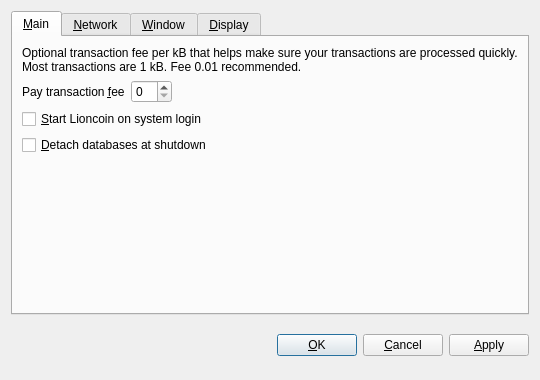
<?xml version="1.0" encoding="UTF-8"?>
<ui version="4.0">
 <class>OptionsDialog</class>
 <widget class="QDialog" name="OptionsDialog">
  <property name="geometry">
   <rect>
    <x>0</x>
    <y>0</y>
    <width>540</width>
    <height>380</height>
   </rect>
  </property>
  <property name="windowTitle">
   <string>Options</string>
  </property>
  <property name="modal">
   <bool>true</bool>
  </property>
  <layout class="QVBoxLayout" name="verticalLayout">
   <item>
    <widget class="QTabWidget" name="tabWidget">
     <property name="tabPosition">
      <enum>QTabWidget::North</enum>
     </property>
     <property name="currentIndex">
      <number>0</number>
     </property>
     <widget class="QWidget" name="tabMain">
      <attribute name="title">
       <string>&amp;Main</string>
      </attribute>
      <layout class="QVBoxLayout" name="verticalLayout_Main">
       <item>
        <widget class="QLabel" name="transactionFeeInfoLabel">
         <property name="text">
          <string>Optional transaction fee per kB that helps make sure your transactions are processed quickly. Most transactions are 1 kB. Fee 0.01 recommended.</string>
         </property>
         <property name="textFormat">
          <enum>Qt::PlainText</enum>
         </property>
         <property name="wordWrap">
          <bool>true</bool>
         </property>
        </widget>
       </item>
       <item>
        <layout class="QHBoxLayout" name="horizontalLayout_Main">
         <item>
          <widget class="QLabel" name="transactionFeeLabel">
           <property name="text">
            <string>Pay transaction &amp;fee</string>
           </property>
           <property name="textFormat">
            <enum>Qt::PlainText</enum>
           </property>
           <property name="buddy">
            <cstring>transactionFee</cstring>
           </property>
          </widget>
         </item>
         <item>
          <widget class="BitcoinAmountField" name="transactionFee"/>
         </item>
         <item>
          <spacer name="horizontalSpacer_Main">
           <property name="orientation">
            <enum>Qt::Horizontal</enum>
           </property>
           <property name="sizeHint" stdset="0">
            <size>
             <width>40</width>
             <height>20</height>
            </size>
           </property>
          </spacer>
         </item>
        </layout>
       </item>
       <item>
        <widget class="QCheckBox" name="bitcoinAtStartup">
         <property name="toolTip">
          <string>Automatically start Lioncoin after logging in to the system.</string>
         </property>
         <property name="text">
          <string>&amp;Start Lioncoin on system login</string>
         </property>
        </widget>
       </item>
       <item>
        <widget class="QCheckBox" name="detachDatabases">
         <property name="toolTip">
          <string>Detach block and address databases at shutdown. This means they can be moved to another data directory, but it slows down shutdown. The wallet is always detached.</string>
         </property>
         <property name="text">
          <string>&amp;Detach databases at shutdown</string>
         </property>
        </widget>
       </item>
       <item>
        <spacer name="verticalSpacer_Main">
         <property name="orientation">
          <enum>Qt::Vertical</enum>
         </property>
         <property name="sizeHint" stdset="0">
          <size>
           <width>20</width>
           <height>40</height>
          </size>
         </property>
        </spacer>
       </item>
      </layout>
     </widget>
     <widget class="QWidget" name="tabNetwork">
      <attribute name="title">
       <string>&amp;Network</string>
      </attribute>
      <layout class="QVBoxLayout" name="verticalLayout_Network">
       <item>
        <widget class="QCheckBox" name="mapPortUpnp">
         <property name="toolTip">
          <string>Automatically open the Lioncoin client port on the router. This only works when your router supports UPnP and it is enabled.</string>
         </property>
         <property name="text">
          <string>Map port using &amp;UPnP</string>
         </property>
        </widget>
       </item>
       <item>
        <widget class="QCheckBox" name="connectSocks">
         <property name="toolTip">
          <string>Connect to the Lioncoin network through a SOCKS proxy (e.g. when connecting through Tor).</string>
         </property>
         <property name="text">
          <string>&amp;Connect through SOCKS proxy:</string>
         </property>
        </widget>
       </item>
       <item>
        <layout class="QHBoxLayout" name="horizontalLayout_Network">
         <item>
          <widget class="QLabel" name="proxyIpLabel">
           <property name="text">
            <string>Proxy &amp;IP:</string>
           </property>
           <property name="textFormat">
            <enum>Qt::PlainText</enum>
           </property>
           <property name="buddy">
            <cstring>proxyIp</cstring>
           </property>
          </widget>
         </item>
         <item>
          <widget class="QValidatedLineEdit" name="proxyIp">
           <property name="maximumSize">
            <size>
             <width>140</width>
             <height>16777215</height>
            </size>
           </property>
           <property name="toolTip">
            <string>IP address of the proxy (e.g. 127.0.0.1)</string>
           </property>
          </widget>
         </item>
         <item>
          <widget class="QLabel" name="proxyPortLabel">
           <property name="text">
            <string>&amp;Port:</string>
           </property>
           <property name="textFormat">
            <enum>Qt::PlainText</enum>
           </property>
           <property name="buddy">
            <cstring>proxyPort</cstring>
           </property>
          </widget>
         </item>
         <item>
          <widget class="QLineEdit" name="proxyPort">
           <property name="maximumSize">
            <size>
             <width>55</width>
             <height>16777215</height>
            </size>
           </property>
           <property name="toolTip">
            <string>Port of the proxy (e.g. 9050)</string>
           </property>
          </widget>
         </item>
         <item>
          <widget class="QLabel" name="socksVersionLabel">
           <property name="text">
            <string>SOCKS &amp;Version:</string>
           </property>
           <property name="textFormat">
            <enum>Qt::PlainText</enum>
           </property>
           <property name="buddy">
            <cstring>socksVersion</cstring>
           </property>
          </widget>
         </item>
         <item>
          <widget class="QValueComboBox" name="socksVersion">
           <property name="toolTip">
            <string>SOCKS version of the proxy (e.g. 5)</string>
           </property>
          </widget>
         </item>
         <item>
          <spacer name="horizontalSpacer_Network">
           <property name="orientation">
            <enum>Qt::Horizontal</enum>
           </property>
           <property name="sizeHint" stdset="0">
            <size>
             <width>40</width>
             <height>20</height>
            </size>
           </property>
          </spacer>
         </item>
        </layout>
       </item>
       <item>
        <spacer name="verticalSpacer_Network">
         <property name="orientation">
          <enum>Qt::Vertical</enum>
         </property>
         <property name="sizeHint" stdset="0">
          <size>
           <width>20</width>
           <height>40</height>
          </size>
         </property>
        </spacer>
       </item>
      </layout>
     </widget>
     <widget class="QWidget" name="tabWindow">
      <attribute name="title">
       <string>&amp;Window</string>
      </attribute>
      <layout class="QVBoxLayout" name="verticalLayout_Window">
       <item>
        <widget class="QCheckBox" name="minimizeToTray">
         <property name="toolTip">
          <string>Show only a tray icon after minimizing the window.</string>
         </property>
         <property name="text">
          <string>&amp;Minimize to the tray instead of the taskbar</string>
         </property>
        </widget>
       </item>
       <item>
        <widget class="QCheckBox" name="minimizeOnClose">
         <property name="toolTip">
          <string>Minimize instead of exit the application when the window is closed. When this option is enabled, the application will be closed only after selecting Quit in the menu.</string>
         </property>
         <property name="text">
          <string>M&amp;inimize on close</string>
         </property>
        </widget>
       </item>
       <item>
        <spacer name="verticalSpacer_Window">
         <property name="orientation">
          <enum>Qt::Vertical</enum>
         </property>
         <property name="sizeHint" stdset="0">
          <size>
           <width>20</width>
           <height>40</height>
          </size>
         </property>
        </spacer>
       </item>
      </layout>
     </widget>
     <widget class="QWidget" name="tabDisplay">
      <attribute name="title">
       <string>&amp;Display</string>
      </attribute>
      <layout class="QVBoxLayout" name="verticalLayout_Display">
       <item>
        <layout class="QHBoxLayout" name="horizontalLayout_1_Display">
         <item>
          <widget class="QLabel" name="langLabel">
           <property name="text">
            <string>User Interface &amp;language:</string>
           </property>
           <property name="textFormat">
            <enum>Qt::PlainText</enum>
           </property>
           <property name="buddy">
            <cstring>lang</cstring>
           </property>
          </widget>
         </item>
         <item>
          <widget class="QValueComboBox" name="lang">
           <property name="toolTip">
            <string>The user interface language can be set here. This setting will take effect after restarting Lioncoin.</string>
           </property>
          </widget>
         </item>
        </layout>
       </item>
       <item>
        <layout class="QHBoxLayout" name="horizontalLayout_2_Display">
         <item>
          <widget class="QLabel" name="unitLabel">
           <property name="text">
            <string>&amp;Unit to show amounts in:</string>
           </property>
           <property name="textFormat">
            <enum>Qt::PlainText</enum>
           </property>
           <property name="buddy">
            <cstring>unit</cstring>
           </property>
          </widget>
         </item>
         <item>
          <widget class="QValueComboBox" name="unit">
           <property name="toolTip">
            <string>Choose the default subdivision unit to show in the interface and when sending coins.</string>
           </property>
          </widget>
         </item>
        </layout>
       </item>
       <item>
        <widget class="QCheckBox" name="displayAddresses">
         <property name="toolTip">
          <string>Whether to show Lioncoin addresses in the transaction list or not.</string>
         </property>
         <property name="text">
          <string>&amp;Display addresses in transaction list</string>
         </property>
        </widget>
       </item>
       <item>
        <widget class="QCheckBox" name="coinControlFeatures">
         <property name="toolTip">
          <string>Whether to show coin control features or not.</string>
         </property>
         <property name="text">
          <string>Display coin &amp;control features (experts only!)</string>
         </property>
        </widget>
       </item>
       <item>
        <spacer name="verticalSpacer_Display">
         <property name="orientation">
          <enum>Qt::Vertical</enum>
         </property>
         <property name="sizeHint" stdset="0">
          <size>
           <width>20</width>
           <height>40</height>
          </size>
         </property>
        </spacer>
       </item>
      </layout>
     </widget>
    </widget>
   </item>
   <item>
    <layout class="QHBoxLayout" name="horizontalLayout_Buttons">
     <item>
      <spacer name="horizontalSpacer_1">
       <property name="orientation">
        <enum>Qt::Horizontal</enum>
       </property>
       <property name="sizeHint" stdset="0">
        <size>
         <width>40</width>
         <height>48</height>
        </size>
       </property>
      </spacer>
     </item>
     <item>
      <widget class="QLabel" name="statusLabel">
       <property name="font">
        <font>
         <weight>75</weight>
         <bold>true</bold>
        </font>
       </property>
       <property name="text">
        <string/>
       </property>
       <property name="textFormat">
        <enum>Qt::PlainText</enum>
       </property>
       <property name="wordWrap">
        <bool>true</bool>
       </property>
      </widget>
     </item>
     <item>
      <spacer name="horizontalSpacer_2">
       <property name="orientation">
        <enum>Qt::Horizontal</enum>
       </property>
       <property name="sizeHint" stdset="0">
        <size>
         <width>40</width>
         <height>48</height>
        </size>
       </property>
      </spacer>
     </item>
     <item>
      <widget class="QPushButton" name="okButton">
       <property name="text">
        <string>&amp;OK</string>
       </property>
      </widget>
     </item>
     <item>
      <widget class="QPushButton" name="cancelButton">
       <property name="text">
        <string>&amp;Cancel</string>
       </property>
       <property name="autoDefault">
        <bool>false</bool>
       </property>
      </widget>
     </item>
     <item>
      <widget class="QPushButton" name="applyButton">
       <property name="text">
        <string>&amp;Apply</string>
       </property>
       <property name="autoDefault">
        <bool>false</bool>
       </property>
      </widget>
     </item>
    </layout>
   </item>
  </layout>
 </widget>
 <customwidgets>
  <customwidget>
   <class>BitcoinAmountField</class>
   <extends>QSpinBox</extends>
   <header>bitcoinamountfield.h</header>
  </customwidget>
  <customwidget>
   <class>QValueComboBox</class>
   <extends>QComboBox</extends>
   <header>qvaluecombobox.h</header>
  </customwidget>
  <customwidget>
   <class>QValidatedLineEdit</class>
   <extends>QLineEdit</extends>
   <header>qvalidatedlineedit.h</header>
  </customwidget>
 </customwidgets>
 <resources/>
 <connections/>
</ui>
